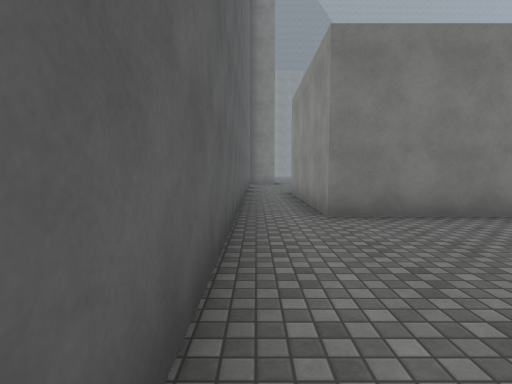
View 1 (above)

24 first-person views from a walk through a Unity game level. The camera is 1.4 m above the floor, tilts 4° down and sees 80° across. The floor is counted in squares, 2 m on a side. Each view is taken from the middle of a square. On the plan, view 1 faces up. The plan holds only what a view shows up to about 10 squares ahead; the rest is blank. The place goes on beyond the plan. The player character is not drawn. Surface patterns are stand-ins for the level's own textures.

View 2
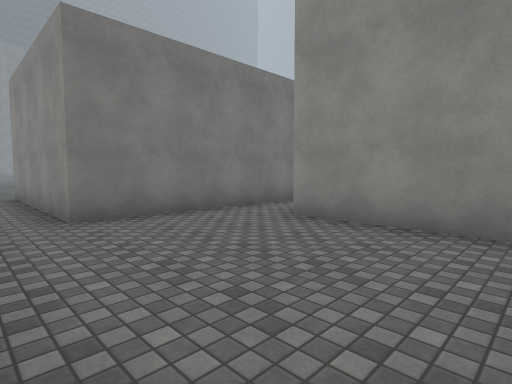

View 3
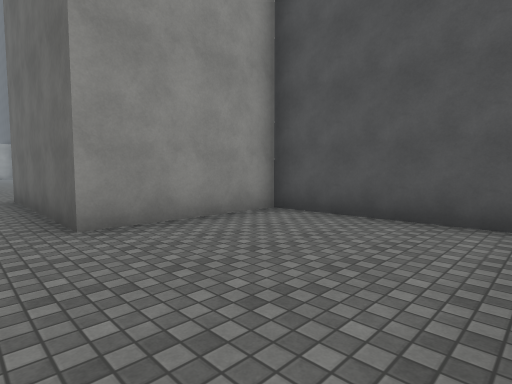

View 4
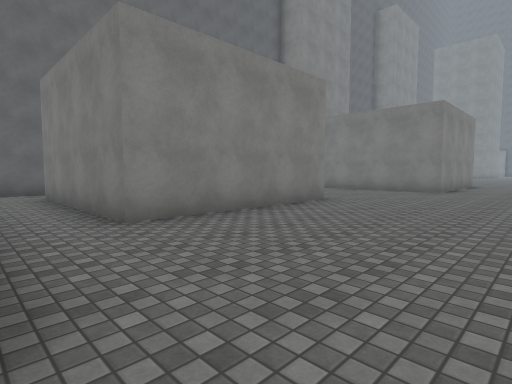

View 5
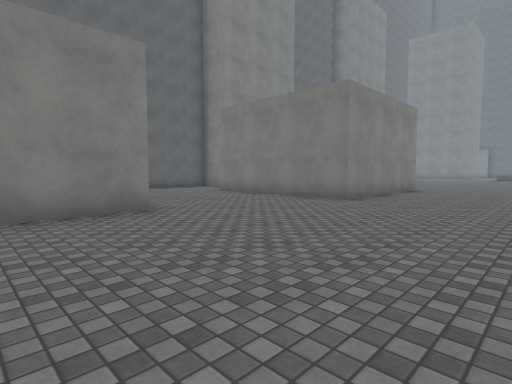

View 6
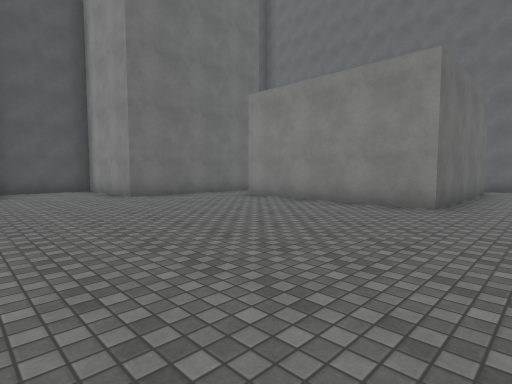

View 7
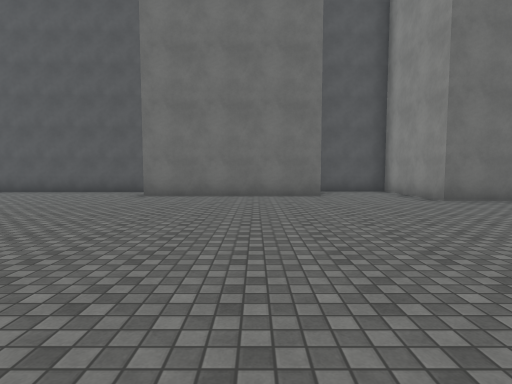

View 8
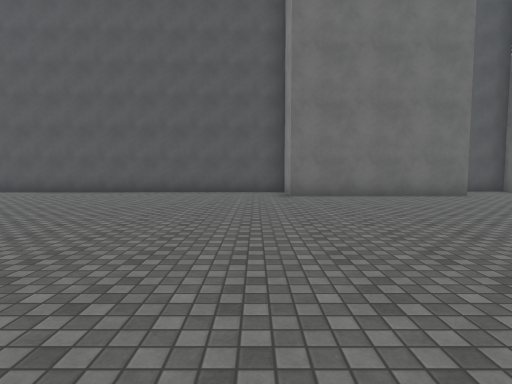

View 9
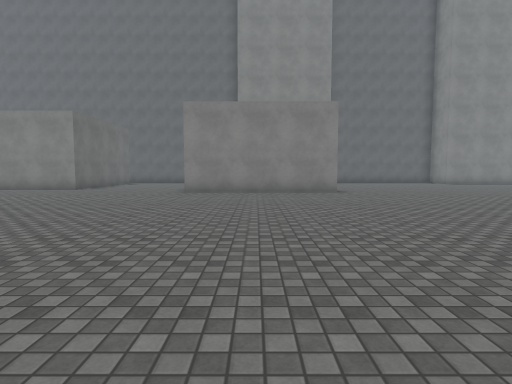

View 10
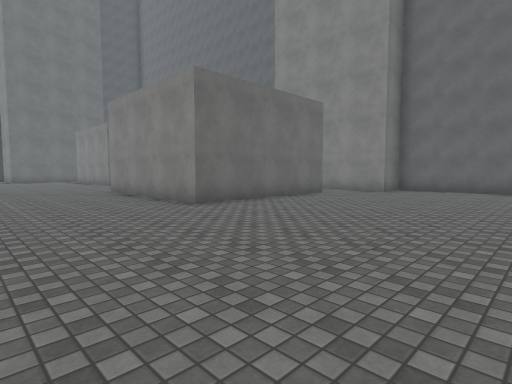

View 11
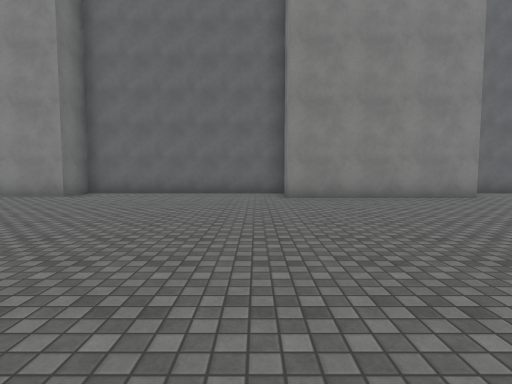

View 12
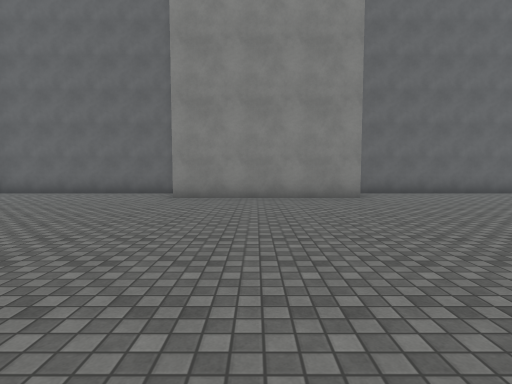

View 13
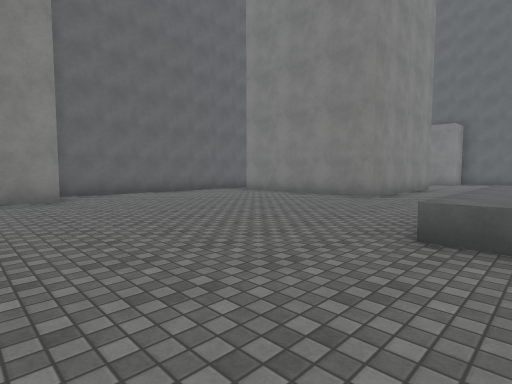

View 14
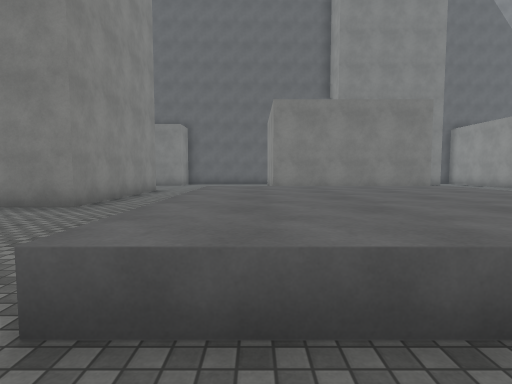

View 15
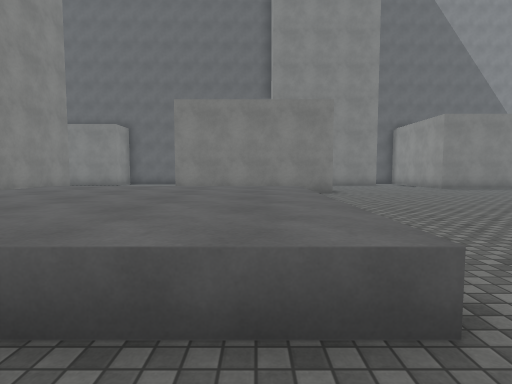

View 16
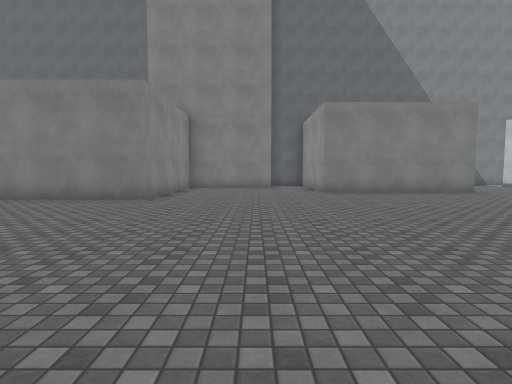

View 17
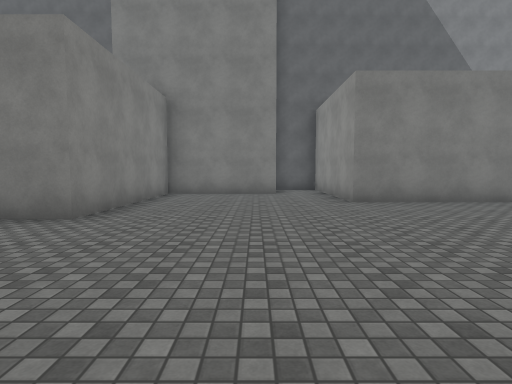

View 18
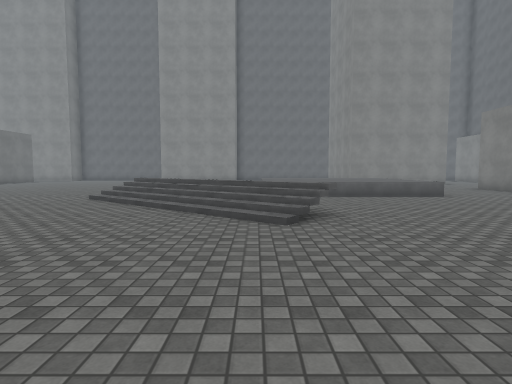

View 19
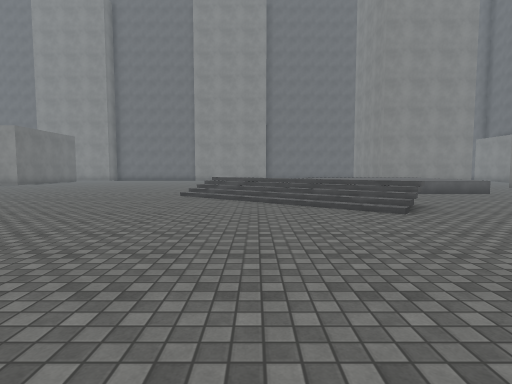

View 20
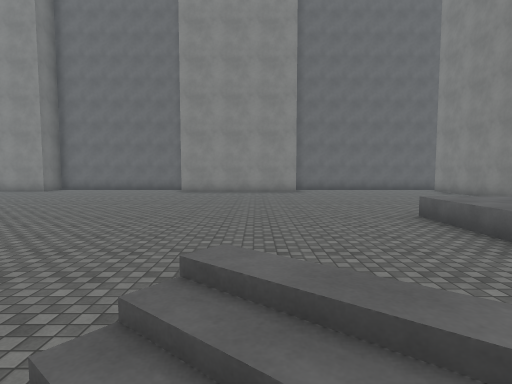

View 21
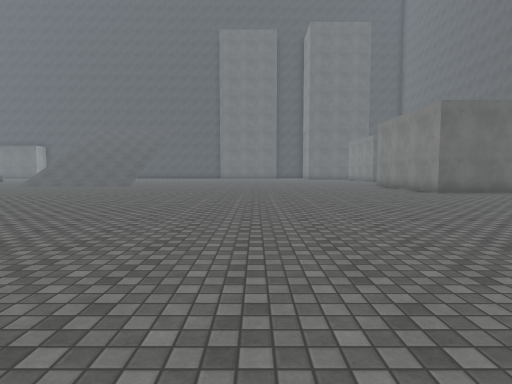

View 22
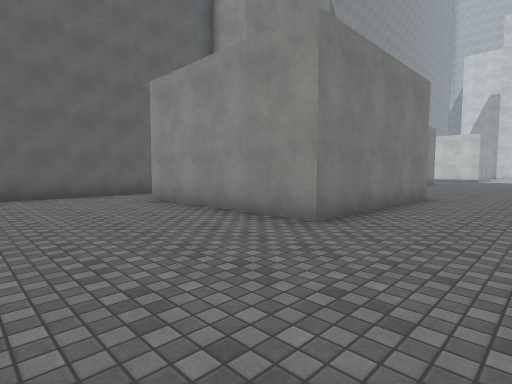

View 23
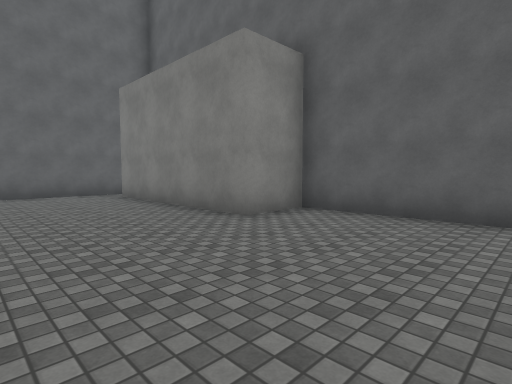

View 24
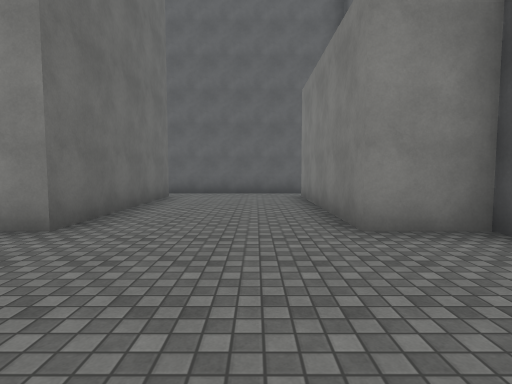

### Floor plan
Key: @ floor where view 1 was taken; # wall or solid block; . floor; / step, stairs or slope; ^ raised ledge.
Columns run from 1 left of view 1 to 22 right of it. Each row starts with its distance up from view 1.
 47       ######        ##
 46 # #####.....   ####..#
 45 #..........#   #.....#
 44 #..........#   #.....#
 43 #..........#   #.....###
 42 #..........#   #........
 41 # #####....#####........
 40       #.................
 39       #.................
 38       #................
 37     ###..^^^^^.........
 36 #  ......^^^^^........
 35 #........^^^^^.......
 34 #........^^^^^.......
 33 #........^^^^^.../....
 32 #.............. ///....
 31 #.............  //.....
 30   #...........///.......
 29   #...........//.......
 28   #...........//......
 27   #..................
 26 ###.................
 25 #.................
 24 #..................
 23 #..................
 22 #...................
 21 #....................
 20 ##....................
 19  ##....................
 18   # #####..............
 17         #.........
 16         #..........
 15         #.........
 14      ####........
 13     ............
 12   .............
 11   ............
 10 #..............   .
  9 #.######........ ...
  8 #.#    #.............
  7 #.#    #..............
  6 #.#    #...............
  5 #.######...............
  4 #.......................
  3 #....#####..............
  2 #....#   #..............
  1 #....#   #...#####......
  0 #@...#   #...    #######
 -1 ######   ####

Where each view was taken, in squares from view 1:
view 1: 0 up, 0 right, facing up
view 2: 0 up, 0 right, facing up-right
view 3: 4 up, 0 right, facing down-right
view 4: 3 up, 10 right, facing up-left
view 5: 7 up, 11 right, facing up-left
view 6: 11 up, 12 right, facing down-left
view 7: 10 up, 13 right, facing down
view 8: 10 up, 17 right, facing down
view 9: 16 up, 17 right, facing left
view 10: 24 up, 11 right, facing down-left
view 11: 25 up, 9 right, facing left
view 12: 28 up, 9 right, facing left
view 13: 29 up, 9 right, facing up-left
view 14: 31 up, 9 right, facing up
view 15: 31 up, 12 right, facing up
view 16: 33 up, 17 right, facing up
view 17: 36 up, 17 right, facing up
view 18: 32 up, 21 right, facing left
view 19: 30 up, 22 right, facing left
view 20: 29 up, 14 right, facing left
view 21: 28 up, 13 right, facing down
view 22: 38 up, 6 right, facing up-right
view 23: 42 up, 9 right, facing up-left
view 24: 44 up, 9 right, facing left
